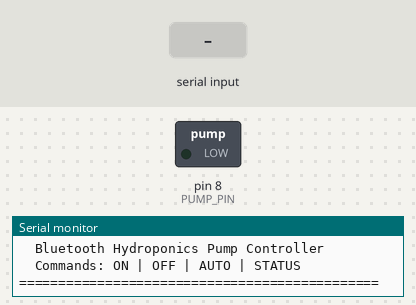
A sketch run on a simulated Arduino Uno, built with avr-gcc and run on an emulated ATmega328P. Parts: switched loads named in the sketch (green lamp = pin HIGH), the last lines printed to the serial monitor. The inputs (shaded band) are chosen by the test bench.

Above: at 1.3 s.
1.4 s: "ON\n" received over the second serial link
At 1.7 s:
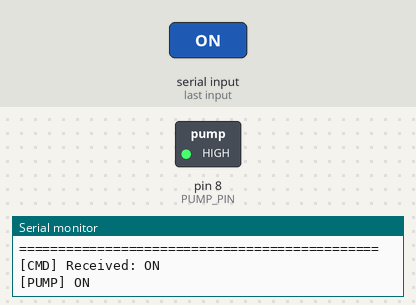
2.9 s: "OFF\n" received over the second serial link
At 4.1 s:
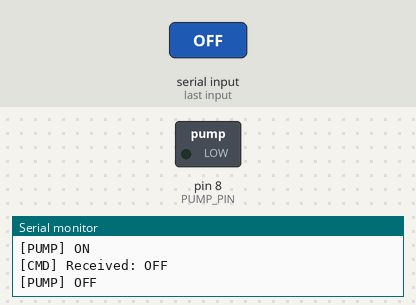
4.4 s: "AUTO\n" received over the second serial link
At 5.5 s:
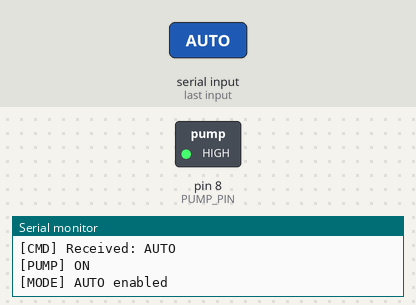
Timing chart, 0 to 7.4 s (numbered marks = the images above; inputs shaded):
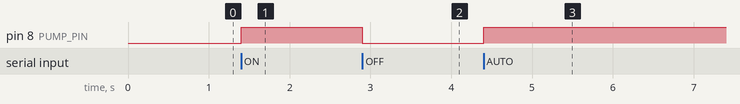

The sketch:

bluetooth-hydroponics-pump.ino
```cpp
// ============================================================
//  bluetooth-hydroponics-pump.ino
//  Bluetooth-controlled water pump for a hydroponic system.
//
//  Features:
//    · Manual ON / OFF via Bluetooth commands
//    · AUTO mode — non-blocking timed pump cycles
//    · HC-05 on SoftwareSerial (D2 RX, D3 TX)
//    · Pump relay / transistor on D8
//    · USB Serial debug output at 9600 baud
//
//  Author : Jeremy A.
//  Board  : Arduino Uno
// ============================================================

#include <SoftwareSerial.h>

// ─── PIN DEFINITIONS ─────────────────────────────────────────
const int BT_RX_PIN  = 2;   // Arduino RX  ← HC-05 TX
const int BT_TX_PIN  = 3;   // Arduino TX  → HC-05 RX
const int PUMP_PIN   = 8;   // Relay / transistor base

// ─── TIMING CONSTANTS (milliseconds) ─────────────────────────
const unsigned long PUMP_ON_DURATION  = 10000UL;  // 10 s on
const unsigned long PUMP_OFF_DURATION = 30000UL;  // 30 s off

// ─── OPERATING MODES ─────────────────────────────────────────
enum Mode { MANUAL, AUTO_MODE };

// ─── STATE VARIABLES ─────────────────────────────────────────
Mode         currentMode    = MANUAL;
bool         pumpIsOn       = false;
unsigned long lastSwitchTime = 0;   // millis() of last pump state change

// ─── SOFTWARESERIAL INSTANCE ─────────────────────────────────
SoftwareSerial BT(BT_RX_PIN, BT_TX_PIN);

// ============================================================
//  HELPERS
// ============================================================

void setPump(bool on) {
  pumpIsOn = on;
  digitalWrite(PUMP_PIN, on ? HIGH : LOW);
  Serial.println(on ? "[PUMP] ON" : "[PUMP] OFF");
}

void handleCommand(String cmd) {
  cmd.trim();

  // ── Force uppercase for case-insensitive matching ──────────
  String upper = cmd;
  for (int i = 0; i < upper.length(); i++) {
    upper[i] = toupper(upper[i]);
  }

  Serial.print("[CMD] Received: ");
  Serial.println(upper);

  if (upper == "ON") {
    currentMode = MANUAL;
    setPump(true);
    BT.println("OK: Pump ON (manual)");

  } else if (upper == "OFF") {
    currentMode = MANUAL;
    setPump(false);
    BT.println("OK: Pump OFF (manual)");

  } else if (upper == "AUTO") {
    currentMode    = AUTO_MODE;
    lastSwitchTime = millis();
    setPump(true);   // start the first ON phase immediately
    BT.println("OK: AUTO mode started (10s ON / 30s OFF)");
    Serial.println("[MODE] AUTO enabled");

  } else if (upper == "STATUS") {
    // Handy diagnostic command
    BT.print("Mode: ");
    BT.println(currentMode == AUTO_MODE ? "AUTO" : "MANUAL");
    BT.print("Pump: ");
    BT.println(pumpIsOn ? "ON" : "OFF");

  } else {
    BT.println("ERR: Unknown command. Use ON / OFF / AUTO / STATUS");
    Serial.print("[CMD] Unknown: ");
    Serial.println(upper);
  }
}

// ============================================================
//  AUTO MODE LOOP (non-blocking)
// ============================================================

void runAutoMode() {
  unsigned long now     = millis();
  unsigned long elapsed = now - lastSwitchTime;

  if (pumpIsOn && elapsed >= PUMP_ON_DURATION) {
    // ON phase complete → switch OFF
    setPump(false);
    lastSwitchTime = now;
    Serial.print("[AUTO] OFF phase. Next ON in ");
    Serial.print(PUMP_OFF_DURATION / 1000);
    Serial.println("s");

  } else if (!pumpIsOn && elapsed >= PUMP_OFF_DURATION) {
    // OFF phase complete → switch ON
    setPump(true);
    lastSwitchTime = now;
    Serial.print("[AUTO] ON phase. Next OFF in ");
    Serial.print(PUMP_ON_DURATION / 1000);
    Serial.println("s");
  }
}

// ============================================================
//  SETUP
// ============================================================

void setup() {
  Serial.begin(9600);
  BT.begin(9600);

  pinMode(PUMP_PIN, OUTPUT);
  digitalWrite(PUMP_PIN, LOW);   // safe default — pump OFF on boot

  Serial.println("==============================================");
  Serial.println("  Bluetooth Hydroponics Pump Controller");
  Serial.println("  Commands: ON | OFF | AUTO | STATUS");
  Serial.println("==============================================");
}

// ============================================================
//  MAIN LOOP
// ============================================================

void loop() {
  // ── 1. Read Bluetooth input ───────────────────────────────
  if (BT.available()) {
    String incoming = BT.readStringUntil('\n');
    handleCommand(incoming);
  }

  // ── 2. Run auto-cycle logic if in AUTO mode ───────────────
  if (currentMode == AUTO_MODE) {
    runAutoMode();
  }
}
```

Measured:
- after the input at 1.4 s, pin 8 (PUMP_PIN): LOW → HIGH at once
- after the input at 2.9 s, pin 8 (PUMP_PIN): HIGH → LOW at once
- after the input at 4.4 s, pin 8 (PUMP_PIN): LOW → HIGH at once
